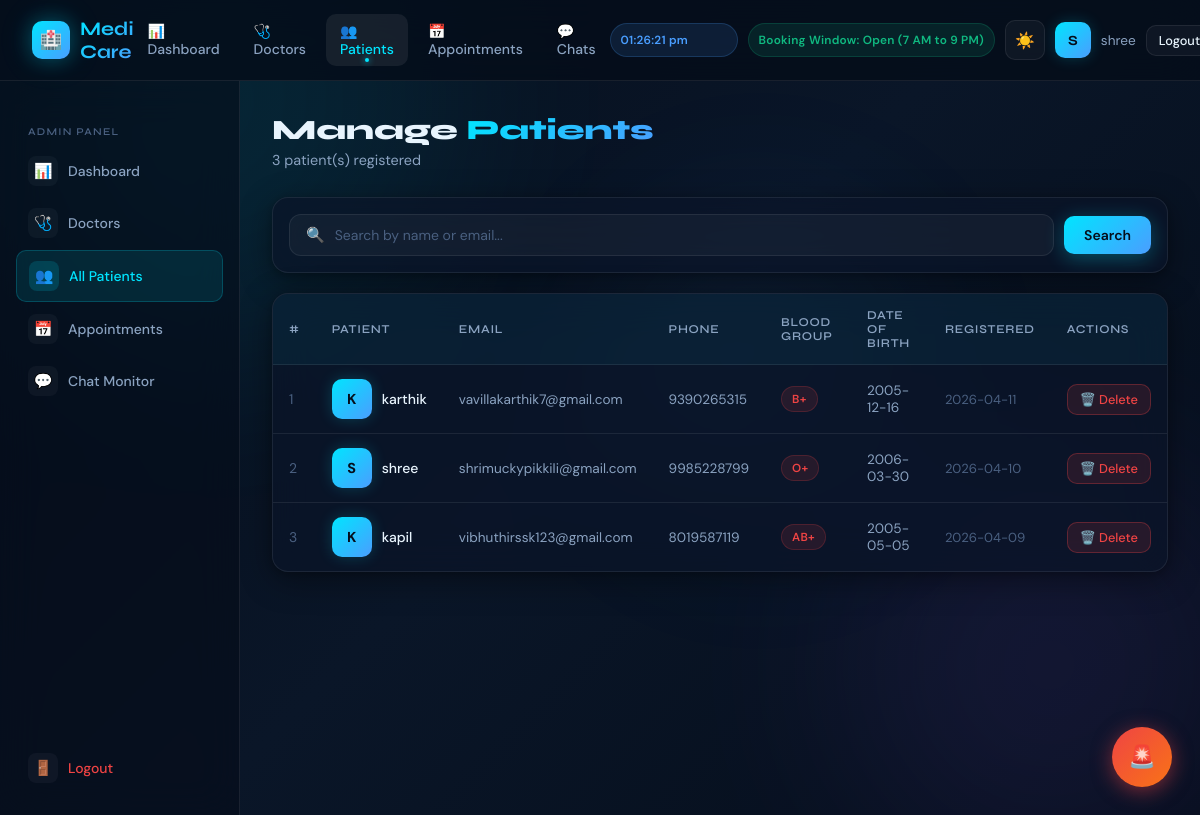
The page /admin/patients (signed in) on the database its author committed.
### tables this page shows
CREATE TABLE users (
        id INTEGER PRIMARY KEY AUTOINCREMENT,
        name TEXT NOT NULL,
        email TEXT UNIQUE NOT NULL,
        password TEXT NOT NULL,
        phone TEXT,
        dob TEXT,
        blood_group TEXT,
        created_at TEXT DEFAULT CURRENT_TIMESTAMP
    );

### app.py (the view)
@app.route('/admin/patients')
@require_admin
def admin_patients():
    search = request.args.get('search', '')
    conn = get_db()
    if search:
        patients = conn.execute("SELECT * FROM users WHERE name LIKE ? OR email LIKE ?",
                                (f'%{search}%', f'%{search}%')).fetchall()
    else:
        patients = conn.execute('SELECT * FROM users ORDER BY created_at DESC').fetchall()
    conn.close()
    return render_template('admin_patients.html', patients=patients, search=search)

### app.py (called while the page is built)
def get_db():
    conn = sqlite3.connect(DB_PATH, timeout=10)
    conn.row_factory = sqlite3.Row
    conn.execute('PRAGMA busy_timeout = 10000')
    return conn

def require_admin(f):
    from functools import wraps
    @wraps(f)
    def decorated(*args, **kwargs):
        if not session.get('is_admin'):
            return redirect(url_for('login'))
        return f(*args, **kwargs)
    return decorated

### templates/admin_patients.html (shortened to what this page needs)
{% extends "base.html" %}
{% block content %}
<div class="page-header fade-in">
  <div style="display:flex; justify-content:space-between; align-items:center; flex-wrap:wrap; gap:12px;">
    <div>
      <h1 class="page-title">Manage <span>Patients</span></h1>
      <p class="page-subtitle">{{ patients|length }} patient(s) registered</p>
    </div>
  </div>
</div>
<div class="card fade-in" style="margin-bottom:20px; padding:16px;">
  <form method="GET" action="/admin/patients" style="display:flex; gap:10px; align-items:center;">
    <div class="search-bar" style="flex:1; max-width:100%;">
      <span class="search-icon">🔍</span>
      <input type="text" name="search" value="{{ search }}" placeholder="Search by name or email..." style="background:none; border:none; outline:none; color:var(--text-primary); font-family:var(--font-body); font-size:0.875rem; flex:1;">
    </div>
    <button type="submit" class="btn btn-primary">Search</button>
  </form>
</div>
{% if patients %}
<div class="table-container fade-in">
  <table class="table">
    <thead>
      <tr>
        <th>#</th>
        <th>Patient</th>
        <th>Email</th>
        <th>Phone</th>
        <th>Blood Group</th>
        <th>Date of Birth</th>
        <th>Registered</th>
        <th>Actions</th>
      </tr>
    </thead>
    <tbody>
      {% for p in patients %}
      <tr id="patient-row-{{ p.id }}">
        <td style="color:var(--text-muted);">{{ loop.index }}</td>
        <td>
          <div style="display:flex; align-items:center; gap:10px;">
            <div class="avatar">{{ p.name[0].upper() }}</div>
            <span style="font-weight:500;">{{ p.name }}</span>
          </div>
        </td>
        <td style="color:var(--text-secondary); font-size:0.85rem;">{{ p.email }}</td>
        <td style="color:var(--text-secondary); font-size:0.85rem;">{{ p.phone or '—' }}</td>
        <td>
          {% if p.blood_group %}
          <span class="badge badge-red">{{ p.blood_group }}</span>
          {% else %}
          <span style="color:var(--text-muted);">—</span>
          {% endif %}
        </td>
        <td style="font-size:0.85rem; color:var(--text-secondary);">{{ p.dob or '—' }}</td>
        <td style="font-size:0.82rem; color:var(--text-muted);">{{ p.created_at[:10] if p.created_at else '—' }}</td>
        <td>
          <button class="btn btn-danger btn-sm"
                  onclick="deleteRecord('/admin/delete-patient/{{ p.id }}', 'patient-row-{{ p.id }}', 'Delete patient {{ p.name }} and all their records?')">
            🗑️ Delete
          </button>
        </td>
      </tr>
      {% endfor %}
    </tbody>
  </table>
</div>
{% endif %}
{% endblock %}

### templates/base.html (shortened to what this page needs)
<!DOCTYPE html>
<html lang="en">
<head>
  <link rel="stylesheet" href="{{ url_for('static', filename='css/main.css') }}">
</head>
<body>
<div class="bg-animated"></div>
<div class="bg-blob-3"></div>
<nav class="navbar">
  <a href="{% if session.get('is_admin') %}/admin{% elif session.get('is_doctor') %}/doctor{% else %}/dashboard{% endif %}" class="navbar-brand">
    <div class="brand-icon">🏥</div>
    <span class="brand-text">Medi Care</span>
  </a>
  <ul class="navbar-nav" id="navLinks">
    {% if session.get('is_admin') %}
    <li><a href="/admin" class="nav-link">📊 Dashboard</a></li>
    <li><a href="/admin/doctors" class="nav-link">🩺 Doctors</a></li>
    <li><a href="/admin/patients" class="nav-link">👥 Patients</a></li>
    <li><a href="/admin/appointments" class="nav-link">📅 Appointments</a></li>
    <li><a href="/admin/chats" class="nav-link">💬 Chats</a></li>
    {% elif session.get('is_doctor') %}
    <li><a href="/doctor" class="nav-link">🩺 My Appointments</a></li>
    {% else %}
    <li><a href="/dashboard" class="nav-link">🏠 Home</a></li>
    <li><a href="/chatbot" class="nav-link">🤖 AI Chatbot</a></li>
    <li><a href="/book-appointment" class="nav-link">📅 Book</a></li>
    {% endif %}
  </ul>
  <div class="navbar-actions">
    <div id="liveClock" class="badge badge-blue" style="padding:8px 10px; font-size:0.74rem; min-width:128px; text-align:center;">--:--:--</div>
    <div id="bookingStatus" class="badge badge-yellow" style="padding:8px 10px; font-size:0.74rem;">Checking hours...</div>
    <button class="theme-toggle" id="themeToggle" onclick="toggleTheme()">☀️</button>
    <div style="display:flex;align-items:center;gap:10px;">
      <div class="avatar">{{ session.get('user_name', 'U')[0].upper() }}</div>
      <span style="font-size:0.85rem;color:var(--text-secondary);max-width:120px;overflow:hidden;text-overflow:ellipsis;white-space:nowrap;">{{ session.get('user_name', '') }}</span>
    </div>
    <a href="/logout" class="btn btn-secondary btn-sm">Logout</a>
  </div>
</nav>
<div class="layout">
  <aside class="sidebar">
    {% if session.get('is_admin') %}
    <p class="sidebar-section-title">Admin Panel</p>
    <a href="/admin" class="sidebar-link"><span class="icon">📊</span><span>Dashboard</span></a>
    <a href="/admin/doctors" class="sidebar-link"><span class="icon">🩺</span><span>Doctors</span></a>
    <a href="/admin/patients" class="sidebar-link"><span class="icon">👥</span><span>All Patients</span></a>
    <a href="/admin/appointments" class="sidebar-link"><span class="icon">📅</span><span>Appointments</span></a>
    <a href="/admin/chats" class="sidebar-link"><span class="icon">💬</span><span>Chat Monitor</span></a>
    {% elif session.get('is_doctor') %}
    <p class="sidebar-section-title">Doctor Portal</p>
    <a href="/doctor" class="sidebar-link"><span class="icon">🩺</span><span>My Appointments</span></a>
    {% endif %}
    <div style="position:absolute; bottom:20px; left:16px; right:16px;">
      <a href="/logout" class="sidebar-link" style="color:var(--accent-red);">
        <span class="icon">🚪</span><span>Logout</span>
      </a>
    </div>
  </aside>
  <main class="main-content">
    {% block content %}{% endblock %}
  </main>
</div>
<button class="emergency-fab" onclick="showEmergencyModal()" title="Emergency Help">
  🚨
</button>
</body>
</html>

### rows shown on the page
users: get "shree", name "S", name "shree", email "shrimuckypikkili@gmail.com", phone "9985228799", blood_group "O+", dob "2006-03-30", created_at "2026-04-10"
users: name "K", name "karthik", email "vavillakarthik7@gmail.com", phone "9390265315", blood_group "B+", dob "2005-12-16", created_at "2026-04-11"
users: name "K", name "kapil", email "vibhuthirssk123@gmail.com", phone "8019587119", blood_group "AB+", dob "2005-05-05", created_at "2026-04-09"

### other values the page prints
{{ session.get('user_name', 'U')[0].upper() }} "S"
{{ patients|length }} "3"
